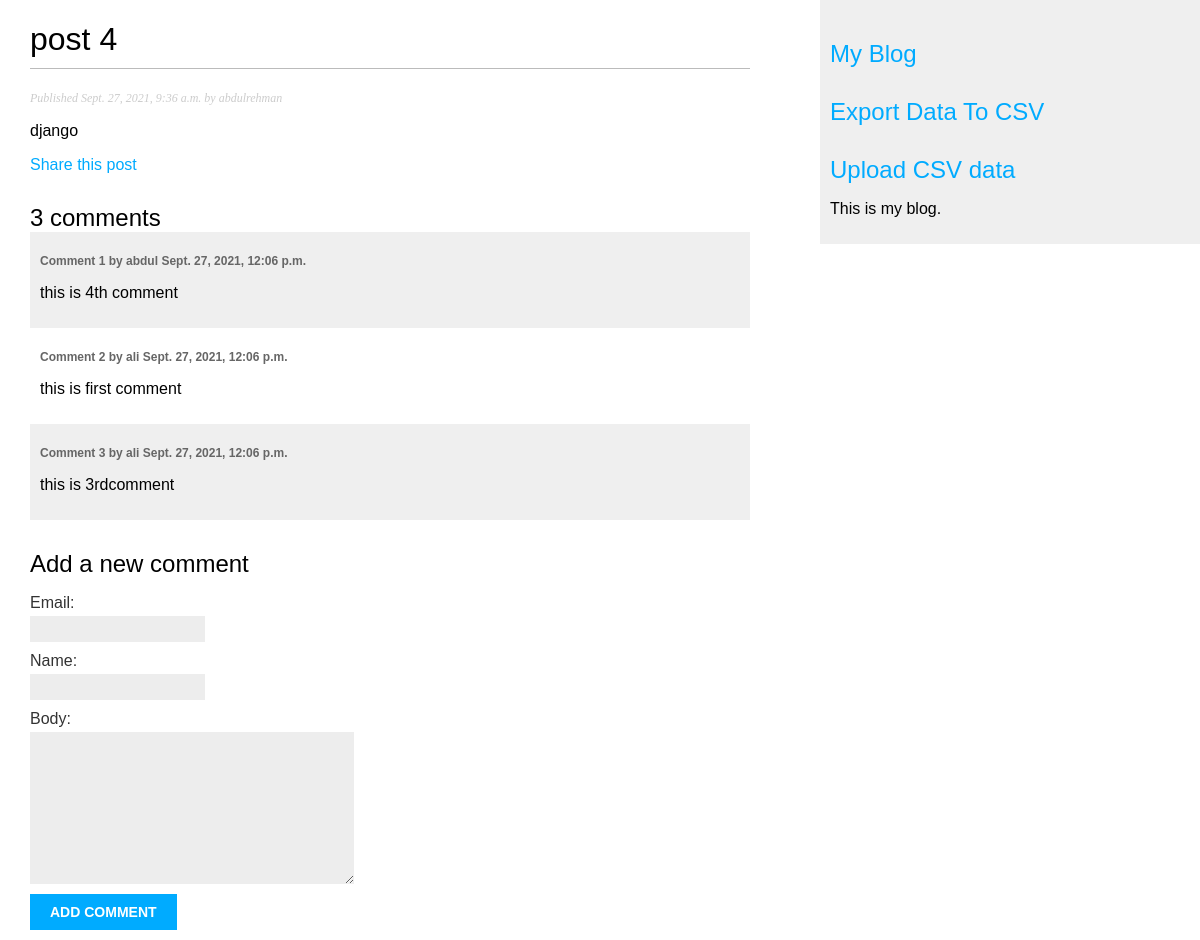
/blog/2021/9/27/post-4/, run on the app's committed database.
### blog/models.py (models this page shows, shortened)
class Post(models.Model):
    objects = models.Manager()
    published = PublishedManager()
    STATUS_CHOICES = (
        ('draft', 'Draft'),
        ('published', 'Published'),
    )
    title = models.CharField(max_length=250)
    slug = models.SlugField(max_length=250, unique_for_date='publish')
    author = models.ForeignKey(User, on_delete=models.CASCADE, related_name='blog_posts')
    body = models.TextField()
    publish = models.DateTimeField(default=timezone.now)
    created = models.DateTimeField(auto_now_add=True)
    updated = models.DateTimeField(auto_now=True)
    status = models.CharField(max_length=10, choices=STATUS_CHOICES, default='draft')
    tags = TaggableManager()

class Comment(models.Model):
    post = models.ForeignKey(Post, on_delete=models.CASCADE, related_name='comments')
    name = models.CharField(max_length=80)
    email = models.EmailField()
    body = models.TextField()
    created = models.DateTimeField(auto_now_add=True)
    updated = models.DateTimeField(auto_now=True)
    active = models.BooleanField(default=True)
    class Meta:
        ordering = ('created',)

### blog/views.py (the view)
# urls.py: path('<int:year>/<int:month>/<int:day>/<slug:post>/',views.post_detail,name='post_detail'),
def post_detail(request, year, month, day, post):
    post = get_object_or_404(Post, slug=post, status='published', publish__year=year, publish__month=month, publish__day=day)
    comments = post.comments.filter(active=True)
    new_comment = None
    if request.method == 'POST':
        comment_form = CommentForm(data=request.POST)
        if comment_form.is_valid():
            new_comment = comment_form.save(commit=False)
            new_comment.post = post
            new_comment.save()
    else:
        comment_form = CommentForm()
    return render(request, 'blog/post/detail.html', {'post': post, 'comment_form': comment_form, 'comments':comments, 'new_comment':new_comment})

### blog/forms.py
class CommentForm(forms.ModelForm):
    class Meta:
        model = Comment
        fields = ['email', 'name', 'body']

### blog/templates/blog/post/detail.html (shortened to what this page needs)
{% extends "blog/base.html" %}
{% block content %}
 <h1>{{ post.title }}</h1>
    <p class="date">
      Published {{ post.publish }} by {{ post.author }}
   </p>
    {{ post.body|linebreaks }}
    <p>
       <a href="{% url "blog:post_share" post.id %}">
       Share this post
      </a>
   </p>
      {% with comments.count as total_comments %}
    <h2>
   {{ total_comments }} comment{{ total_comments|pluralize }}
   </h2>
{% endwith %}
{% for comment in comments %}
 <div class="comment">
   <p class="info">
   Comment {{ forloop.counter }} by {{ comment.name }}
 {{ comment.created }}
 </p>
 {{ comment.body|linebreaks }}
 </div>
{% empty %}
 <p>There are no comments yet.</p>
{% endfor %}
{% if new_comment %}
 <h2>Your comment has been added.</h2>
{% else %}
 <h2>Add a new comment</h2>
 <form method="post">
 {{ comment_form.as_p }}
 <p><input type="submit" value="Add comment"></p>
 </form>
{% endif %}
{% endblock %}

### blog/static/blog.css (style rules this page uses)
body { margin:0; padding:0; font-family:helvetica, sans-serif; }
a { color:#00abff; text-decoration:none; }
h1 { font-weight:normal; border-bottom:1px solid #bbb; padding:0 0 10px 0; }
h2 { font-weight:normal; margin:30px 0 0; }
p.date { color:#ccc; font-family: georgia, serif; font-size: 12px; font-style: italic; }
label { float:left; clear:both; color:#333; margin-bottom:4px; }
input, textarea { clear:both; float:left; margin:0 0 10px; background:#ededed; border:0; padding:6px 10px; font-size:12px; }
input[type=submit] { font-weight:bold; background:#00abff; color:#fff; padding:10px 20px; font-size:14px; text-transform:uppercase; }
.comment { padding:10px; }
.comment:nth-child(even) { background:#efefef; }
.comment .info { font-weight:bold; font-size:12px; color:#666; }

### data on the page
Post: title "post 4", publish "Sept. 27, 2021, 9:36 a.m.", author "abdulrehman", body "django"
Comment: name "abdul", created "Sept. 27, 2021, 12:06 p.m.", body "this is 4th comment"
Comment: name "ali", created "Sept. 27, 2021, 12:06 p.m.", body "this is first comment"
Comment: name "ali", created "Sept. 27, 2021, 12:06 p.m.", body "this is 3rdcomment"

### other printed values
{{ total_comments }} "3"
